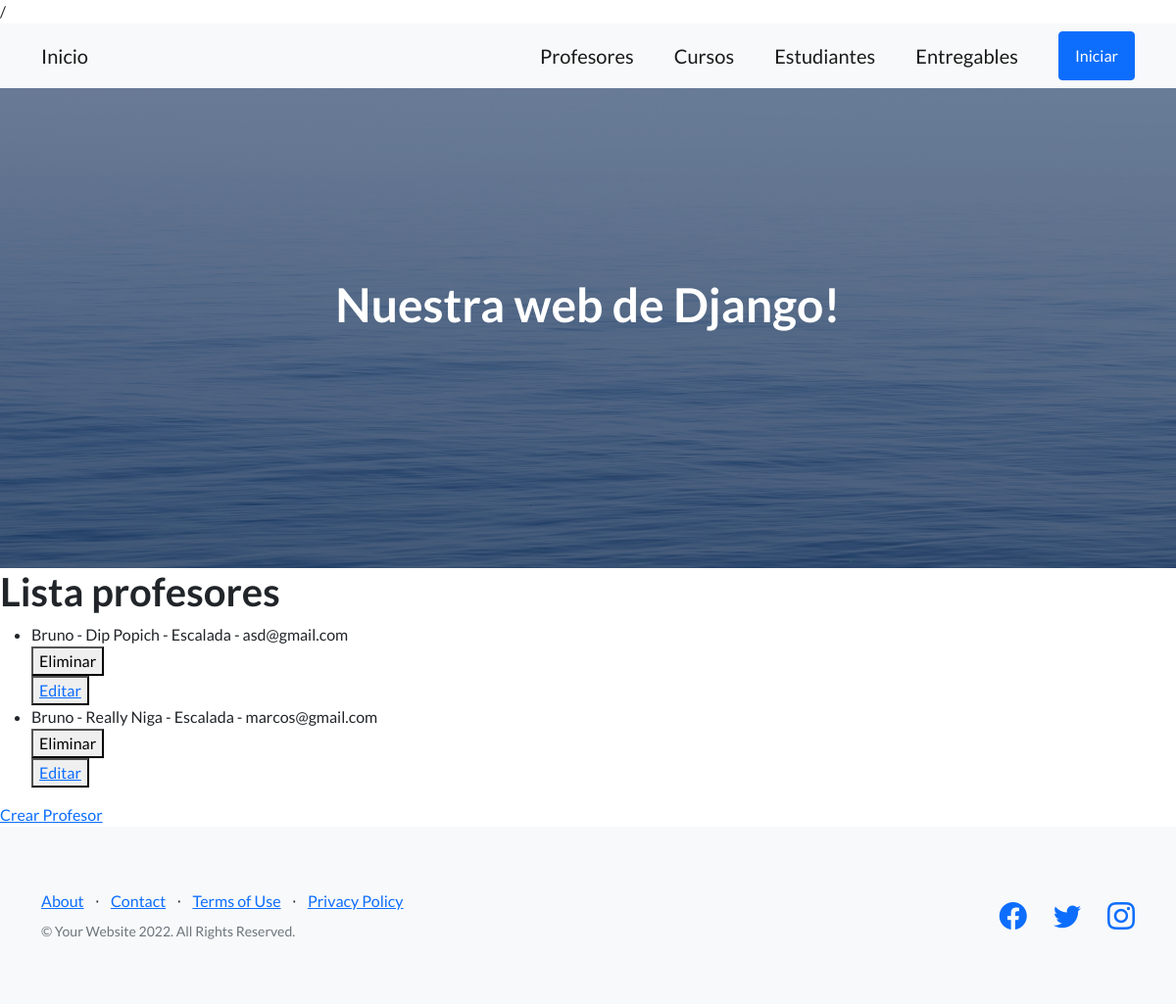
Page /app_coder/listaProfesores/ on the committed database.
### app_coder/models.py (models this page shows)
class Profesor(models.Model):
    nombre = models.CharField(max_length=50)
    apellido = models.CharField(max_length=50)
    email = models.EmailField( max_length=254)
    profesion = models.CharField( max_length=50)
    def __str__(self) -> str:
        return f"{self.nombre} - {self.apellido} - {self.profesion} - {self.email}"

### app_coder/views.py (the view)
# urls.py: path('listaProfesores/', listaprofesores, name = "ListaProfesores"),
def listaprofesores(request):
    profesores = Profesor.objects.all()
    context = {"profesores":profesores}
    return render (request,"leerProfesores.html",context)

### app_coder/templates/leerProfesores.html
{% extends 'padre.html' %}
{% load static %}
{% block bloquecambia  %}
<h1>Lista profesores</h1>
    <ul>
        {% for profesor in profesores  %}
            <li>{{profesor}}</li>
            <div>
                <form action="{% url 'EliminaProfesor' profesor.id %}" method="POST"> {% csrf_token %}
                    <button type="submit">Eliminar</button>
                </form>
                <button><a href="{% url 'EditarProfesor' profesor.id %}">Editar</a>
                </button>
            </div>
        {% endfor %}
    </ul>
    <a href="{% url 'CreaProfesor' %}">Crear Profesor</a>
{% endblock bloquecambia  %}

### rows in the picture
Profesor: nombre+apellido+profesion "Bruno - Dip Popich - Escalada - asd@gmail.com"
Profesor: nombre+apellido+profesion "Bruno - Really Niga - Escalada - marcos@gmail.com"
